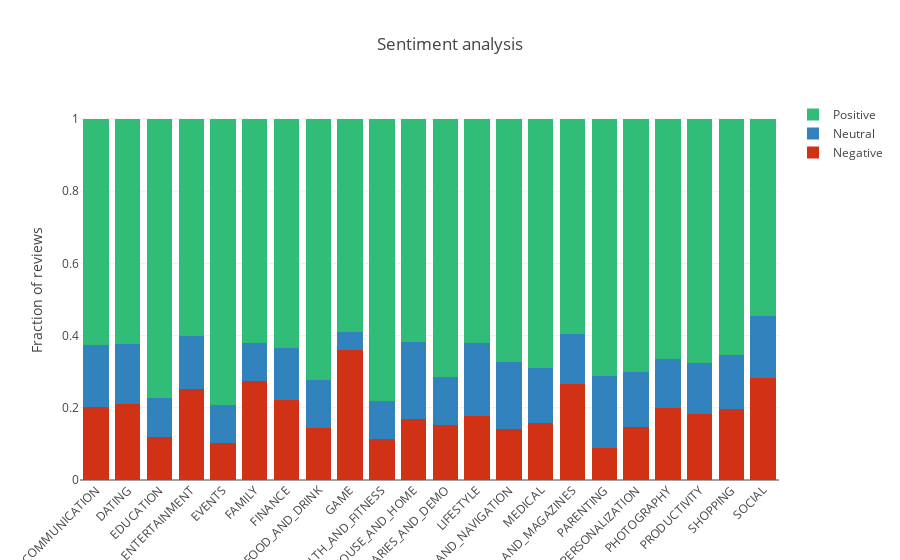

The notebook cell this image was saved under:
### Code cell
trace1 = go.Bar(
    x=list(new_df.Category[::3])[6:-5],
    y= new_df.Sentiment_Normalized[::3][6:-5],
    name='Negative',
    marker=dict(color = 'rgb(209,49,20)')
)

trace2 = go.Bar(
    x=list(new_df.Category[::3])[6:-5],
    y= new_df.Sentiment_Normalized[1::3][6:-5],
    name='Neutral',
    marker=dict(color = 'rgb(49,130,189)')
)

trace3 = go.Bar(
    x=list(new_df.Category[::3])[6:-5],
    y= new_df.Sentiment_Normalized[2::3][6:-5],
    name='Positive',
    marker=dict(color = 'rgb(49,189,120)')
)

data = [trace1, trace2, trace3]
layout = go.Layout(
    title = 'Sentiment analysis',
    barmode='stack',
    xaxis = {'tickangle': -45},
    yaxis = {'title': 'Fraction of reviews'}
)

fig = go.Figure(data=data, layout=layout)

plotly.offline.iplot({'data': data, 'layout': layout})

### Figure 1 — Plotly figure (JSON) as saved in the notebook; plotly's stock layout.template omitted (floating-point values rounded to 4 significant figures)
{"data": [{"marker": {"color": "rgb(209,49,20)"}, "name": "Negative", "type": "bar", "uid": "592ef715-8a84-45e4-99be-a2b8e15eb2cb", "x": ["COMMUNICATION", "DATING", "EDUCATION", "ENTERTAINMENT", "EVENTS", "FAMILY", "FINANCE", "FOOD_AND_DRINK", "GAME", "HEALTH_AND_FITNESS", "HOUSE_AND_HOME", "LIBRARIES_AND_DEMO", "LIFESTYLE", "MAPS_AND_NAVIGATION", "MEDICAL", "NEWS_AND_MAGAZINES", "PARENTING", "PERSONALIZATION", "PHOTOGRAPHY", "PRODUCTIVITY", "SHOPPING", "SOCIAL"], "y": [0.2021, 0.2105, 0.1204, 0.2524, 0.1013, 0.2748, 0.223, 0.1442, 0.3606, 0.1143, 0.1703, 0.1532, 0.1771, 0.1406, 0.1593, 0.2654, 0.08846, 0.1456, 0.1998, 0.1839, 0.1971, 0.2821]}, {"marker": {"color": "rgb(49,130,189)"}, "name": "Neutral", "type": "bar", "uid": "3a897301-59e0-4366-9387-306ab04ba07c", "x": ["COMMUNICATION", "DATING", "EDUCATION", "ENTERTAINMENT", "EVENTS", "FAMILY", "FINANCE", "FOOD_AND_DRINK", "GAME", "HEALTH_AND_FITNESS", "HOUSE_AND_HOME", "LIBRARIES_AND_DEMO", "LIFESTYLE", "MAPS_AND_NAVIGATION", "MEDICAL", "NEWS_AND_MAGAZINES", "PARENTING", "PERSONALIZATION", "PHOTOGRAPHY", "PRODUCTIVITY", "SHOPPING", "SOCIAL"], "y": [0.1719, 0.1668, 0.1063, 0.1464, 0.1076, 0.1035, 0.1422, 0.1317, 0.05001, 0.1058, 0.2133, 0.1321, 0.2013, 0.1875, 0.15, 0.1394, 0.2, 0.1545, 0.1361, 0.1394, 0.1492, 0.1727]}, {"marker": {"color": "rgb(49,189,120)"}, "name": "Positive", "type": "bar", "uid": "c0e81ba2-956b-42fa-ab63-328fb2591106", "x": ["COMMUNICATION", "DATING", "EDUCATION", "ENTERTAINMENT", "EVENTS", "FAMILY", "FINANCE", "FOOD_AND_DRINK", "GAME", "HEALTH_AND_FITNESS", "HOUSE_AND_HOME", "LIBRARIES_AND_DEMO", "LIFESTYLE", "MAPS_AND_NAVIGATION", "MEDICAL", "NEWS_AND_MAGAZINES", "PARENTING", "PERSONALIZATION", "PHOTOGRAPHY", "PRODUCTIVITY", "SHOPPING", "SOCIAL"], "y": [0.626, 0.6227, 0.7733, 0.6013, 0.7911, 0.6217, 0.6348, 0.7241, 0.5894, 0.7799, 0.6164, 0.7147, 0.6216, 0.6719, 0.6907, 0.5952, 0.7115, 0.6999, 0.6641, 0.6767, 0.6537, 0.5452]}], "layout": {"barmode": "stack", "title": {"text": "Sentiment analysis"}, "xaxis": {"tickangle": -45}, "yaxis": {"title": {"text": "Fraction of reviews"}}}}
